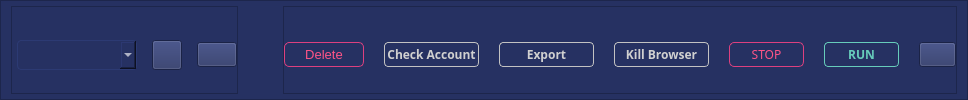
                  <widget class="QFrame" name="frame_tool_two">
                   <property name="sizePolicy">
                    <sizepolicy hsizetype="Minimum" vsizetype="Fixed">
                     <horstretch>0</horstretch>
                     <verstretch>0</verstretch>
                    </sizepolicy>
                   </property>
                   <property name="minimumSize">
                    <size>
                     <width>0</width>
                     <height>50</height>
                    </size>
                   </property>
                   <property name="styleSheet">
                    <string notr="true">background-color: rgb(38, 49, 98);</string>
                   </property>
                   <property name="frameShape">
                    <enum>QFrame::StyledPanel</enum>
                   </property>
                   <property name="frameShadow">
                    <enum>QFrame::Raised</enum>
                   </property>
                   <layout class="QHBoxLayout" name="horizontalLayout_38">
                    <property name="spacing">
                     <number>5</number>
                    </property>
                    <property name="leftMargin">
                     <number>10</number>
                    </property>
                    <property name="topMargin">
                     <number>5</number>
                    </property>
                    <property name="rightMargin">
                     <number>10</number>
                    </property>
                    <property name="bottomMargin">
                     <number>5</number>
                    </property>
                    <item alignment="Qt::AlignLeft">
                     <widget class="QFrame" name="frame_27">
                      <property name="frameShape">
                       <enum>QFrame::StyledPanel</enum>
                      </property>
                      <property name="frameShadow">
                       <enum>QFrame::Raised</enum>
                      </property>
                      <layout class="QHBoxLayout" name="horizontalLayout_41">
                       <property name="spacing">
                        <number>15</number>
                       </property>
                       <property name="leftMargin">
                        <number>5</number>
                       </property>
                       <property name="topMargin">
                        <number>10</number>
                       </property>
                       <property name="rightMargin">
                        <number>0</number>
                       </property>
                       <property name="bottomMargin">
                        <number>0</number>
                       </property>
                       <item>
                        <widget class="QComboBox" name="ComboboxFile">
                         <property name="minimumSize">
                          <size>
                           <width>120</width>
                           <height>30</height>
                          </size>
                         </property>
                         <property name="maximumSize">
                          <size>
                           <width>120</width>
                           <height>16777215</height>
                          </size>
                         </property>
                         <property name="font">
                          <font>
                           <family>Microsoft YaHei</family>
                           <weight>50</weight>
                           <bold>false</bold>
                          </font>
                         </property>
                         <property name="cursor">
                          <cursorShape>PointingHandCursor</cursorShape>
                         </property>
                         <property name="styleSheet">
                          <string notr="true">
QComboBox{
		border-radius:4px;
        padding-left: 10px;
	    color: rgb(255, 255, 255);
		border: 0.5px solid #2c3a73;
    }
    QComboBox:hover{
        border: 0.5px solid #3e50a1;
		padding-left: 10px;
    }
      QComboBox::drop-down {
            width: 30px; 
            border-left-color: #788dca;
            border-left-style: solid;
            border-top-right-radius: 2px;
            border-bottom-right-radius: 3px;	
        	image: url(:/icons/png/cil-arrow-bottom.png);
            background-position: center;
            background-repeat: no-reperat;
            width: 16px;  /* Size of the arrow */
            height: 20px; /* Size of the arrow */
            top: 5px;     /* Adjust top position to center the icon */
         }
    
        QComboBox QAbstractItemView {
	        color: rgb(255, 255, 255);
		    background-color:#3d4c84;
            border:none;
            selection-background-color: #2c3871;
        }
    QComboBox:editable {
                    background: white;
                }
                QComboBox:!editable, QComboBox::drop-down:editable {
                   
           background-color: rgb(38, 49, 98);
                }
                QComboBox:!editable:on, QComboBox::drop-down:editable:on {

                 background-color:#3c4b82;
                }
     QComboBox QAbstractItemView::item {
    border:none;
    background-color:#41518d;
                }
    </string>
                         </property>
                         <property name="iconSize">
                          <size>
                           <width>15</width>
                           <height>15</height>
                          </size>
                         </property>
                        </widget>
                       </item>
                       <item>
                        <widget class="QPushButton" name="btn_category">
                         <property name="minimumSize">
                          <size>
                           <width>30</width>
                           <height>30</height>
                          </size>
                         </property>
                         <property name="maximumSize">
                          <size>
                           <width>30</width>
                           <height>16777215</height>
                          </size>
                         </property>
                         <property name="font">
                          <font>
                           <family>Microsoft YaHei</family>
                          </font>
                         </property>
                         <property name="cursor">
                          <cursorShape>PointingHandCursor</cursorShape>
                         </property>
                         <property name="styleSheet">
                          <string notr="true">QPushButton{
color: rgb(203, 215, 255);
}
QPushButton:hover{
background-color:#474d82;
border-radius:5px;
}</string>
                         </property>
                         <property name="text">
                          <string/>
                         </property>
                         <property name="icon">
                          <iconset resource="../icons/icons.qrc">
                           <normaloff>:/icons/png/icons8-ellipsis-48.png</normaloff>:/icons/png/icons8-ellipsis-48.png</iconset>
                         </property>
                         <property name="iconSize">
                          <size>
                           <width>20</width>
                           <height>20</height>
                          </size>
                         </property>
                         <property name="checkable">
                          <bool>true</bool>
                         </property>
                         <property name="autoExclusive">
                          <bool>true</bool>
                         </property>
                        </widget>
                       </item>
                       <item>
                        <widget class="QPushButton" name="btn_refresh">
                         <property name="minimumSize">
                          <size>
                           <width>30</width>
                           <height>25</height>
                          </size>
                         </property>
                         <property name="cursor">
                          <cursorShape>PointingHandCursor</cursorShape>
                         </property>
                         <property name="styleSheet">
                          <string notr="true">
QPushButton:hover{
background-color:#3d4a82;
border-radius:5px;
}</string>
                         </property>
                         <property name="text">
                          <string/>
                         </property>
                         <property name="icon">
                          <iconset resource="../icons/icons.qrc">
                           <normaloff>:/icons/png/icons8-refresh-96.png</normaloff>:/icons/png/icons8-refresh-96.png</iconset>
                         </property>
                         <property name="iconSize">
                          <size>
                           <width>20</width>
                           <height>20</height>
                          </size>
                         </property>
                        </widget>
                       </item>
                      </layout>
                     </widget>
                    </item>
                    <item>
                     <spacer name="horizontalSpacer">
                      <property name="orientation">
                       <enum>Qt::Horizontal</enum>
                      </property>
                      <property name="sizeHint" stdset="0">
                       <size>
                        <width>40</width>
                        <height>20</height>
                       </size>
                      </property>
                     </spacer>
                    </item>
                    <item>
                     <widget class="QFrame" name="frame_50">
                      <property name="minimumSize">
                       <size>
                        <width>400</width>
                        <height>0</height>
                       </size>
                      </property>
                      <property name="styleSheet">
                       <string notr="true"/>
                      </property>
                      <property name="frameShape">
                       <enum>QFrame::StyledPanel</enum>
                      </property>
                      <property name="frameShadow">
                       <enum>QFrame::Raised</enum>
                      </property>
                      <layout class="QHBoxLayout" name="horizontalLayout_26">
                       <property name="spacing">
                        <number>20</number>
                       </property>
                       <property name="leftMargin">
                        <number>0</number>
                       </property>
                       <property name="topMargin">
                        <number>10</number>
                       </property>
                       <property name="rightMargin">
                        <number>0</number>
                       </property>
                       <property name="bottomMargin">
                        <number>0</number>
                       </property>
                       <item>
                        <widget class="QPushButton" name="btn_delete">
                         <property name="minimumSize">
                          <size>
                           <width>80</width>
                           <height>25</height>
                          </size>
                         </property>
                         <property name="maximumSize">
                          <size>
                           <width>80</width>
                           <height>25</height>
                          </size>
                         </property>
                         <property name="font">
                          <font>
                           <family>Microsoft YaHei UI</family>
                           <pointsize>10</pointsize>
                           <weight>50</weight>
                           <bold>false</bold>
                          </font>
                         </property>
                         <property name="cursor">
                          <cursorShape>PointingHandCursor</cursorShape>
                         </property>
                         <property name="styleSheet">
                          <string notr="true">QPushButton{
border:none;
border-radius:5px;
color: rgb(255, 84, 135);
border: 1px solid  #dd407f;
}
QPushButton:hover{
border:none;
border-radius:5px;
color: rgb(255, 84, 135);
border: 1px solid  #ff5789;
}</string>
                         </property>
                         <property name="text">
                          <string>Delete</string>
                         </property>
                         <property name="icon">
                          <iconset resource="../icons/icons.qrc">
                           <normaloff>:/icons/png/icons8-bin-25.png</normaloff>:/icons/png/icons8-bin-25.png</iconset>
                         </property>
                        </widget>
                       </item>
                       <item>
                        <widget class="QPushButton" name="btn_CheckAccount">
                         <property name="minimumSize">
                          <size>
                           <width>95</width>
                           <height>25</height>
                          </size>
                         </property>
                         <property name="maximumSize">
                          <size>
                           <width>95</width>
                           <height>25</height>
                          </size>
                         </property>
                         <property name="font">
                          <font>
                           <family>MesloLGL Nerd Font</family>
                           <weight>75</weight>
                           <bold>true</bold>
                          </font>
                         </property>
                         <property name="cursor">
                          <cursorShape>PointingHandCursor</cursorShape>
                         </property>
                         <property name="styleSheet">
                          <string notr="true">QPushButton{
border:none;
border-radius:4px;
color:#d0d0d0;
border: 0.5px solid  #c2c2c2;
}
QPushButton:hover{
border:none;
border-radius:4px;
color: rgb(107, 212, 193);
border: 1px solid  rgb(107, 212, 193);
}</string>
                         </property>
                         <property name="text">
                          <string>Check Account</string>
                         </property>
                        </widget>
                       </item>
                       <item>
                        <widget class="QPushButton" name="btn_export">
                         <property name="minimumSize">
                          <size>
                           <width>95</width>
                           <height>25</height>
                          </size>
                         </property>
                         <property name="maximumSize">
                          <size>
                           <width>95</width>
                           <height>16777215</height>
                          </size>
                         </property>
                         <property name="font">
                          <font>
                           <family>MesloLGL Nerd Font</family>
                           <weight>75</weight>
                           <bold>true</bold>
                          </font>
                         </property>
                         <property name="cursor">
                          <cursorShape>PointingHandCursor</cursorShape>
                         </property>
                         <property name="styleSheet">
                          <string notr="true">QPushButton{
border:none;
border-radius:4px;
color:#d0d0d0;
border: 0.5px solid  #c2c2c2;
}
QPushButton:hover{
border:none;
border-radius:4px;
color: rgb(107, 212, 193);
border: 1px solid  rgb(107, 212, 193);
}</string>
                         </property>
                         <property name="text">
                          <string>Export</string>
                         </property>
                         <property name="icon">
                          <iconset resource="../icons/icons.qrc">
                           <normaloff>:/icons/png/icons8-export-25.png</normaloff>:/icons/png/icons8-export-25.png</iconset>
                         </property>
                         <property name="iconSize">
                          <size>
                           <width>23</width>
                           <height>23</height>
                          </size>
                         </property>
                        </widget>
                       </item>
                       <item>
                        <widget class="QPushButton" name="btn_killBrowser">
                         <property name="minimumSize">
                          <size>
                           <width>95</width>
                           <height>25</height>
                          </size>
                         </property>
                         <property name="maximumSize">
                          <size>
                           <width>95</width>
                           <height>16777215</height>
                          </size>
                         </property>
                         <property name="font">
                          <font>
                           <family>MesloLGL Nerd Font</family>
                           <weight>75</weight>
                           <bold>true</bold>
                          </font>
                         </property>
                         <property name="cursor">
                          <cursorShape>PointingHandCursor</cursorShape>
                         </property>
                         <property name="styleSheet">
                          <string notr="true">QPushButton{
border:none;
border-radius:4px;
color:#d0d0d0;
border: 0.5px solid  #c2c2c2;
}
QPushButton:hover{
border:none;
border-radius:4px;
color: rgb(107, 212, 193);
border: 1px solid  rgb(107, 212, 193);
}</string>
                         </property>
                         <property name="text">
                          <string>Kill Browser</string>
                         </property>
                        </widget>
                       </item>
                       <item>
                        <widget class="QPushButton" name="btn_stop">
                         <property name="minimumSize">
                          <size>
                           <width>75</width>
                           <height>25</height>
                          </size>
                         </property>
                         <property name="maximumSize">
                          <size>
                           <width>75</width>
                           <height>25</height>
                          </size>
                         </property>
                         <property name="font">
                          <font>
                           <family>MesloLGM Nerd Font</family>
                          </font>
                         </property>
                         <property name="cursor">
                          <cursorShape>PointingHandCursor</cursorShape>
                         </property>
                         <property name="styleSheet">
                          <string notr="true">QPushButton{
border:none;
border-radius:5px;
color: rgb(255, 84, 135);
border: 1px solid  #dd407f;
}
QPushButton:hover{
border:none;
border-radius:5px;
color: rgb(255, 84, 135);
border: 1px solid  #ff5789;
}</string>
                         </property>
                         <property name="text">
                          <string>STOP</string>
                         </property>
                         <property name="icon">
                          <iconset resource="../icons/icons.qrc">
                           <normaloff>:/icons/png/icons8-power-48.png</normaloff>:/icons/png/icons8-power-48.png</iconset>
                         </property>
                        </widget>
                       </item>
                       <item>
                        <widget class="QPushButton" name="btn_run">
                         <property name="minimumSize">
                          <size>
                           <width>75</width>
                           <height>25</height>
                          </size>
                         </property>
                         <property name="maximumSize">
                          <size>
                           <width>75</width>
                           <height>16777215</height>
                          </size>
                         </property>
                         <property name="font">
                          <font>
                           <family>MesloLGL Nerd Font</family>
                           <weight>75</weight>
                           <bold>true</bold>
                          </font>
                         </property>
                         <property name="cursor">
                          <cursorShape>PointingHandCursor</cursorShape>
                         </property>
                         <property name="styleSheet">
                          <string notr="true">QPushButton{
border:none;
border-radius:4px;
color: rgb(103, 204, 187);
border: 1px solid  #67ccbb;
}
QPushButton:hover{
border:none;
border-radius:4px;
color: rgb(107, 212, 193);
border: 1px solid  rgb(107, 212, 193);
}</string>
                         </property>
                         <property name="text">
                          <string>RUN</string>
                         </property>
                        </widget>
                       </item>
                       <item>
                        <widget class="QPushButton" name="btn_unchecked">
                         <property name="minimumSize">
                          <size>
                           <width>30</width>
                           <height>25</height>
                          </size>
                         </property>
                         <property name="font">
                          <font>
                           <pointsize>10</pointsize>
                          </font>
                         </property>
                         <property name="cursor">
                          <cursorShape>PointingHandCursor</cursorShape>
                         </property>
                         <property name="styleSheet">
                          <string notr="true">QPushButton{
color: rgb(203, 215, 255);
padding-bottom:5px;
}
</string>
                         </property>
                         <property name="text">
                          <string/>
                         </property>
                         <property name="icon">
                          <iconset resource="../icons/icons.qrc">
                           <normaloff>:/icons/png/icons8-close-30.png</normaloff>:/icons/png/icons8-close-30.png</iconset>
                         </property>
                         <property name="iconSize">
                          <size>
                           <width>12</width>
                           <height>12</height>
                          </size>
                         </property>
                        </widget>
                       </item>
                      </layout>
                     </widget>
                    </item>
                   </layout>
                  </widget>
